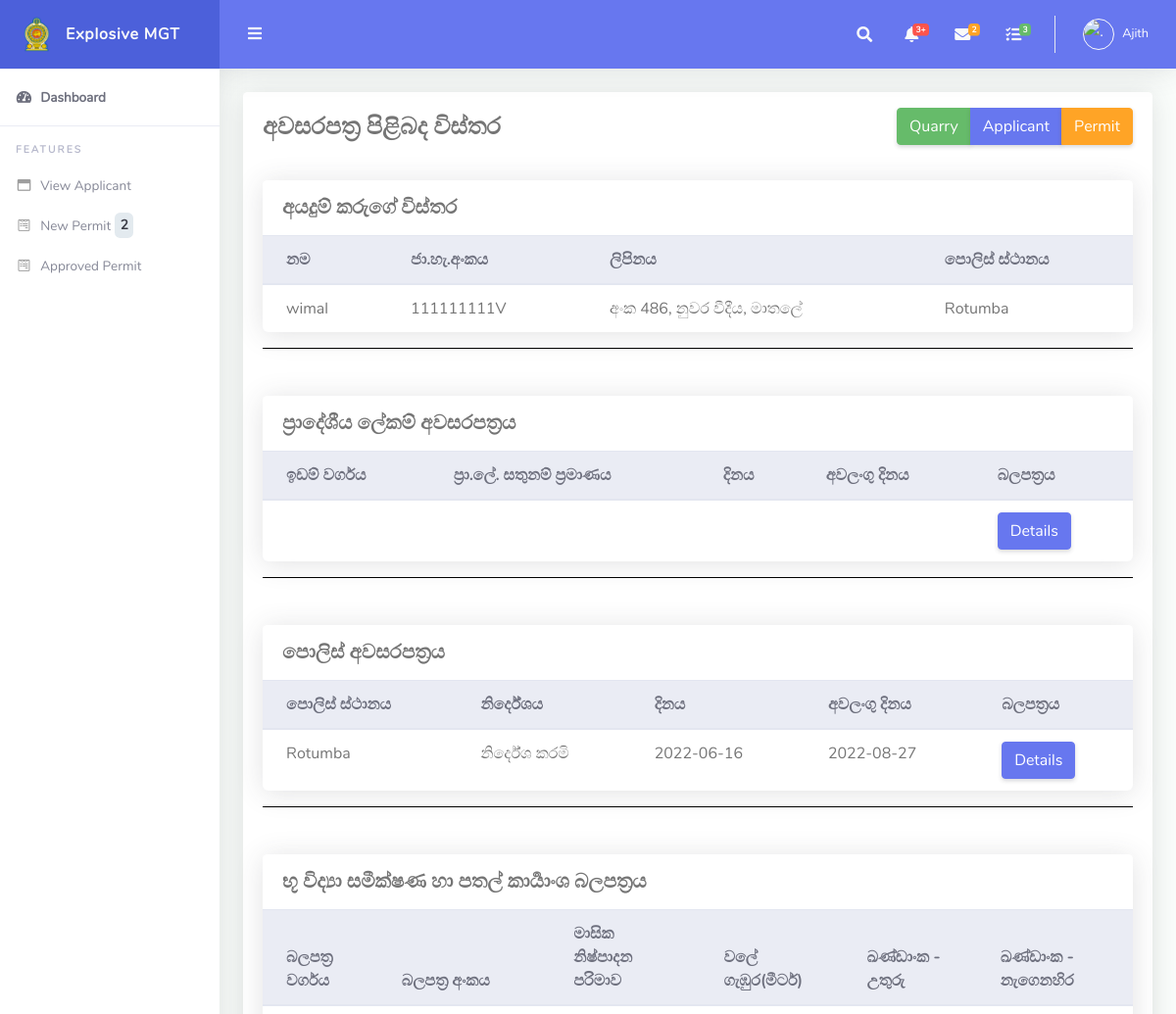
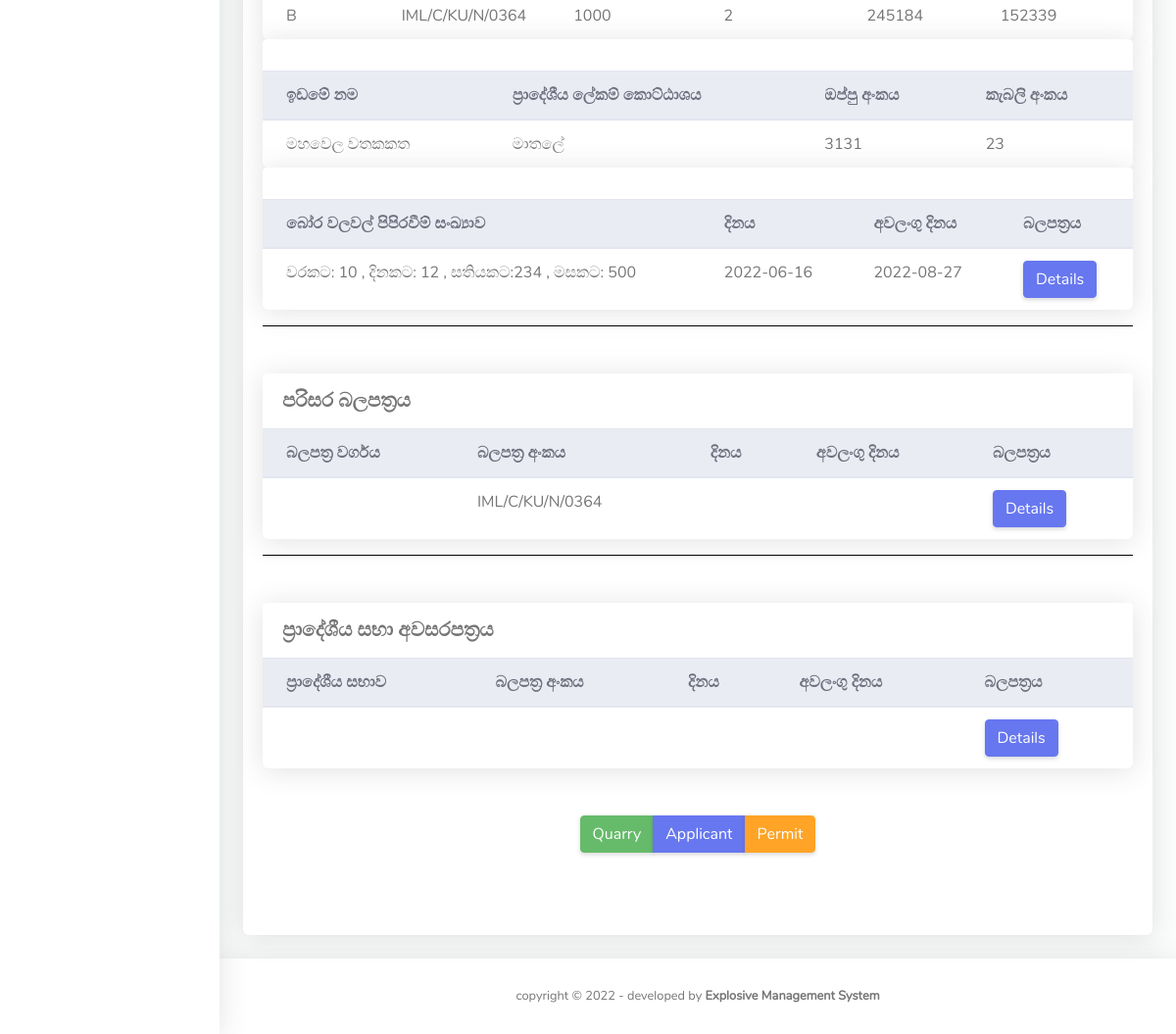
/users/ministry/permit_view.php?id=82 (signed in), run on the app's committed database (2 pictures, top to bottom).
### tables this page shows
CREATE TABLE `users` (
  `id` int(11) NOT NULL,
  `fname` varchar(255) DEFAULT NULL,
  `lname` varchar(255) DEFAULT NULL,
  `email` varchar(255) DEFAULT NULL,
  `password` varchar(300) DEFAULT NULL,
  `contactno` varchar(11) DEFAULT NULL,
  `role` varchar(50) NOT NULL,
  `file_name` varchar(500) NOT NULL,
  `uploaded_on` date DEFAULT NULL,
  `district` varchar(500) NOT NULL,
  `nic` varchar(20) DEFAULT NULL
);

CREATE TABLE `applicant` (
  `id` int(11) NOT NULL,
  `nic` varchar(15) NOT NULL,
  `fullname` varchar(75) NOT NULL,
  `addres` varchar(150) NOT NULL,
  `disignation` varchar(75) NOT NULL,
  `anualIncome` decimal(10,0) NOT NULL,
  `age` int(11) DEFAULT NULL,
  `police` varchar(25) NOT NULL,
  `date` timestamp NOT NULL DEFAULT current_timestamp() ON UPDATE current_timestamp(),
  `mobile1` varchar(10) DEFAULT NULL,
  `mobile2` varchar(10) DEFAULT NULL,
  `district` varchar(50) NOT NULL
);

CREATE TABLE `policereport` (
  `id` int(11) NOT NULL,
  `perid` int(11) DEFAULT NULL,
  `poldiv` varchar(10) NOT NULL,
  `polst` varchar(20) NOT NULL,
  `pdate` date NOT NULL,
  `stdate` timestamp NOT NULL DEFAULT current_timestamp() ON UPDATE current_timestamp(),
  `img` varchar(100) NOT NULL,
  `aplicant_id` int(11) NOT NULL,
  `edate` date DEFAULT NULL,
  `district` varchar(50) NOT NULL
);

CREATE TABLE `excavate_permit` (
  `id` int(11) NOT NULL,
  `perid` int(11) DEFAULT NULL,
  `permittype` varchar(3) NOT NULL,
  `permitno` varchar(20) NOT NULL,
  `maxqty` int(11) DEFAULT NULL,
  `depth` decimal(10,0) NOT NULL,
  `landname` varchar(50) NOT NULL,
  `lotno` int(11) DEFAULT NULL,
  `north` int(11) DEFAULT NULL,
  `east` int(11) DEFAULT NULL,
  `holespertime` varchar(10) NOT NULL,
  `blastperday` varchar(10) NOT NULL,
  `blastperweek` varchar(10) NOT NULL,
  `blastpermonth` varchar(10) NOT NULL,
  `pdate` date NOT NULL,
  `stdate` timestamp NOT NULL DEFAULT current_timestamp() ON UPDATE current_timestamp(),
  `img` varchar(100) NOT NULL,
  `aplicant_id` int(11) NOT NULL,
  `deedno` varchar(10) NOT NULL,
  `lndname` varchar(50) NOT NULL,
  `gsd` varchar(50) NOT NULL,
  `edate` date DEFAULT NULL,
  `district` varchar(50) NOT NULL
);

### users/ministry/permit_view.php (the view, shortened to what the rows shown need)
<?php
require_once('../../include/config.php');
$id = $_GET['id'];
$nid=$id;
$q2 = $conn->query("SELECT * from policereport WHERE aplicant_id = $id");
if($q2 !== false && $q2->num_rows > 0){
while($row=$q2->fetch_assoc()){
$polst=$row['polst'];
$pdate2=$row['pdate'];
$edt2=$row['edate'];
}
}
$q3 = $conn->query("SELECT * from excavate_permit WHERE aplicant_id = $id");
if($q3 !== false && $q3->num_rows > 0){
while($row=$q3->fetch_assoc()){
$permittype=$row['permittype'];
$permitno=$row['permitno'];
$maxqty=$row['maxqty'];
$depth=$row['depth'];
$north=$row['north'];
$east=$row['east'];
$holespertime=$row['holespertime'];
$blastperday=$row['blastperday'];
$blastperweek=$row['blastperweek'];
$blastpermonth=$row['blastpermonth'];
$pdate3=$row['pdate'];
$deedno=$row['deedno'];
$lotno=$row['lotno'];
$lndname=$row['lndname'];
$gsd=$row['gsd'];
$edt3=$row['edate'];
}
}
$queryr = $conn->query("SELECT * from applicant WHERE id=$id");
if($queryr !== false && $queryr->num_rows > 0){
while($row=$queryr->fetch_assoc()){
$name=$row["fullname"];
$add=$row["addres"];
$nic=$row["nic"];
$police=$row["police"];
}
}
?>
<!DOCTYPE html>
<html lang="en">
<head>
  <link href="../../assets/vendor/fontawesome-free/css/all.min.css" rel="stylesheet" type="text/css">
  <link href="../../assets/vendor/bootstrap/css/bootstrap.min.css" rel="stylesheet" type="text/css">
  <link href="../../assets/css/ruang-admin.min.css" rel="stylesheet">
</head>
<body id="page-top">
  <div id="wrapper">
    <div id="content-wrapper" class="d-flex flex-column">
      <div id="content">
         <?php
		include 'include/header.php';
		?>
        <div class="container-fluid" id="container-wrapper">
              <div class="card mb-4">
      <div class="card-body">
      <div class="card">
                <div class="table-responsive">
                  <table class="table align-items-center table-flush">
                    <thead class="thead-light">
                      <tr>
                        <th>නම</th>
                        <th>ජා.හැ.අංකය</th>
                        <th>ලිපිනය</th>
                        <th>පොලිස් ස්ථානය</th>
                      </tr>
                    </thead>
                    <tbody>
                      <tr>
                        <td><?php echo $name; ?></a></td>
                        <td><?php echo $nic; ?></td>
                        <td><?php echo $add; ?></td>
                        <td><?php echo $police; ?></td>
                      </tr>
                    </tbody>
                  </table>
                </div>
          </div>
      <form action="" name="aplicant" method="post" class="signin-form" enctype="multipart/form-data">
      <div class="card">
                <div class="table-responsive">
                  <table class="table align-items-center table-flush">
                    <thead class="thead-light">
                      <tr>
                        <th>ඉඩම් වර්ගය</th>
                        <th>ප්‍රා.ලේ. සතුනම් ප්‍රමාණය</th>
                        <th>දිනය</th>
                        <th>අවලංගු දිනය</th>
                        <th>බලපත්‍රය</th>
                      </tr>
                    </thead>
                  </table>
                </div>
          </div>
      <div class="card">
                <div class="table-responsive">
                  <table class="table align-items-center table-flush">
                    <thead class="thead-light">
                      <tr>
                        <th>පොලිස් ස්ථානය</th>
                        <th>නිර්දේශය</th>
                        <th>දිනය</th>
                        <th>අවලංගු දිනය</th>
                        <th>බලපත්‍රය</th>
                      </tr>
                    </thead>
                    <tbody>
                      <tr>
                        <td><?php echo $police; ?></a></td>
                        <td><?php echo $polst; ?></td>
                        <td><?php echo $pdate2; ?></td>
                        <td><?php echo $edt2 ; ?></td>
                        <td><?php echo "<a href='permitimg.php?type=2&&id=$nid' class='btn btn-primary' >Details</a>"; ?></td>
                      </tr>
                    </tbody>
                  </table>
                </div>
          </div>
      <div class="card">
                <div class="table-responsive">
                  <table class="table align-items-center table-flush">
                    <thead class="thead-light">
                      <tr>
                        <th>බලපත්‍ර වර්ගය</th>
                        <th>බලපත්‍ර අංකය</th>
                        <th>මාසික නිෂ්පාදන පරිමාව</th>
                        <th>වලේ ගැඹුර(මීටර්)</th>
                        <th>ඛණ්ඩාංක - උතුරු</th>
                        <th>ඛණ්ඩාංක - නැගෙනහිර</th>
                      </tr>
                    </thead>
                    <tbody>
                      <tr>
                        <td><?php echo $permittype; ?></a></td>
                        <td><?php echo $permitno; ?></a></td>
                        <td><?php echo $maxqty; ?></a></td>
                        <td><?php echo $depth; ?></a></td>
                        <td><?php echo $north; ?></a></td>
                        <td><?php echo $east; ?></td>
                      </tr>
                    </tbody>
                  </table>
                </div>
          </div>
      <div class="card">
                <div class="table-responsive">
                  <table class="table align-items-center table-flush">
                    <thead class="thead-light">
                      <tr>
                        <th>ඉඩමේ නම</th>
                        <th>ප්‍රාදේශීය ලේකම් කොට්ඨාශය</th>
                        <th>ඔප්පු අංකය</th>
                        <th>කැබලි අංකය</th>
                      </tr>
                    </thead>
                    <tbody>
                      <tr>
                        <td><?php echo $lndname; ?></a></td>
                        <td><?php echo $gsd; ?></a></td>
                        <td><?php echo $deedno; ?></a></td>
                        <td><?php echo $lotno; ?></a></td>
                      </tr>
                    </tbody>
                  </table>
                </div>
          </div>
          <div class="card">
                <div class="table-responsive">
                  <table class="table align-items-center table-flush">
                    <thead class="thead-light">
                      <tr>
                        <th>බෝර වලවල් පිපිරවීම් සංඛ්‍යාව</th>
                        <th>දිනය</th>
                        <th>අවලංගු දිනය</th>
                        <th>බලපත්‍රය</th>
                      </tr>
                    </thead>
                    <tbody>
                      <tr>
                        <td><?php echo "වරකට: $holespertime , දිනකට: $blastperday , සතියකට:$blastperweek , මසකට: $blastpermonth"; ?></td>
                        <td><?php echo $pdate3; ?></td>
                        <td><?php echo $edt3 ; ?></td>
                        <td><?php echo "<a href='permitimg.php?type=3&&id=$nid' class='btn btn-primary'>Details</a>"; ?></td>
                      </tr>
                    </tbody>
                  </table>
                </div>
          </div>
      <div class="card">
                <div class="table-responsive">
                  <table class="table align-items-center table-flush">
                    <thead class="thead-light">
                      <tr>
                        <th>බලපත්‍ර වර්ගය</th>
                        <th>බලපත්‍ර අංකය</th>
                        <th>දිනය</th>
                        <th>අවලංගු දිනය</th>
                        <th>බලපත්‍රය</th>
                      </tr>
                    </thead>
                    <tbody>
                      <tr>
                        <td><?php echo $ptype; ?></a></td>
                        <td><?php echo $permitno; ?></td>
                        <td><?php echo $pdate4; ?></td>
                        <td><?php echo $edt4 ; ?></td>
                        <td><?php echo "<a href='permitimg.php?type=4&&id=$nid' class='btn btn-primary' >Details</a>"; ?></td>
                      </tr>
                    </tbody>
                  </table>
                </div>
          </div>
      <div class="card">
                <div class="table-responsive">
                  <table class="table align-items-center table-flush">
                    <thead class="thead-light">
                      <tr>
                        <th>ප්‍රාදේශීය සභාව</th>
                        <th>බලපත්‍ර අංකය</th>
                        <th>දිනය</th>
                        <th>අවලංගු දිනය</th>
                        <th>බලපත්‍රය</th>
                      </tr>
                    </thead>
                  </table>
                </div>
          </div>
<br><br>
<br><br>
                  </form>
          </div>
        </div>
      </div>
    </div>
  </div>
</body>
</html>

### users/ministry/include/header.php (shortened to what the rows shown need)
<?php
      $uid =  $_SESSION["id"] ;
 $query5 = $conn->query("SELECT * from users  WHERE id = $uid ");
if($query5 !== false && $query5->num_rows > 0){
  while($row=$query5->fetch_assoc()){
  $imageURL='../../assets/img/logo/'.$row["file_name"];
  $role=$row["fname"];
  }
}
?>
<nav class="navbar navbar-expand navbar-light bg-navbar topbar mb-4 static-top">
          <ul class="navbar-nav ml-auto">
            <li class="nav-item dropdown no-arrow">
              <a class="nav-link dropdown-toggle" href="#" id="userDropdown" role="button" data-toggle="dropdown"
                aria-haspopup="true" aria-expanded="false">
              <?php  echo "<img class='img-profile rounded-circle' id='scream' width='50' height='50'src='$imageURL' alt='.'>"; ?>
                <span class="ml-2 d-none d-lg-inline text-white small"><?php echo $role; ?></span>
              </a>
            </li>
          </ul>
        </nav>

### data on the page
users: fname "Ajith"
applicant: fullname "wimal", nic "111111111V", addres "අංක 486, නුවර වීදීය, මාතලේ", police "Rotumba"
policereport: polst "නිර්දේශ කරමි", pdate "2022-06-16", edate "2022-08-27"
excavate_permit: permittype "‍B", permitno "IML/C/KU/N/0364", maxqty "1000", depth "2", north "245184", east "152339", lndname "මහවෙල වතකකත", gsd "මාතලේ", deedno "3131", lotno "23", holespertime "10", blastperday "12", blastperweek "234", blastpermonth "500", pdate "2022-06-16", edate "2022-08-27"

### other printed values
$rowcount "2"
